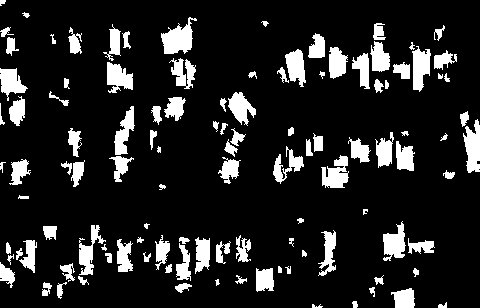
#> input picture output_results/paper_baluyan_svm/location_01_detection_mask.png, 480 x 308 px
$ python -i paper_baluyan_svm.py   (imports and definitions only)
#> lines starting #> are read from the running program, lines starting #| are printed output that depends on the picture; after the words box and inside, x2 and y2 are one past the last pixel; in counts of white or black regions, pixels touching at a corner belong together
#> further down, picture is the input picture: shape (308, 480, 3); 13.7% white; 112 white regions, largest, box (x1, y1, x2, y2) and area: (161, 17, 197, 54) 732, (463, 119, 480, 173) 621, (321, 155, 349, 188) 582
"""Replication of Baluyan et al. (2013):
'Novel Approach for Rooftop Detection Using Support Vector Machine'
Published in ISRN Machine Vision.

Key Methodology:
1. Bilateral filtering for edge-preserving noise smoothing.
2. K-means clustering (k=4) in RGB color space to produce candidate roof segments.
3. Connected-component labeling for discrete candidate region extraction.
4. 8-dimensional geometric and spectral feature vector per candidate:
   - Area (A)
   - Perimeter (P)
   - Visible Vegetation Index (VVI)
   - Solidity (S = Area / ConvexHullArea)
   - Mean Grayscale Intensity
   - Variance of Grayscale Intensity
   - Extent (Area / BoundingBoxArea)
   - Eccentricity (from fitted ellipse or central moments)
5. Pass 1: Support Vector Machine (SVM with RBF kernel) classification.
6. Pass 2: Histogram Method (rooftop intensity distribution refinement to recover
   misclassified rooftop candidates with building-like geometry).
"""

from __future__ import annotations

import cv2
import numpy as np
from scipy import ndimage
from sklearn.preprocessing import StandardScaler
from sklearn.svm import SVC

from common import run


def compute_vvi(bgr: np.ndarray) -> float:
    """Visible Vegetation Index (Eq. 1 in Baluyan 2013).
    Reference green: R0=30, G0=150, B0=30, weight W=1.
    """
    b = float(bgr[0])
    g = float(bgr[1])
    r = float(bgr[2])
    v_r = max(0.0, 1.0 - abs(r - 30.0) / (r + 30.0 + 1e-4))
    v_g = max(0.0, 1.0 - abs(g - 150.0) / (g + 150.0 + 1e-4))
    v_b = max(0.0, 1.0 - abs(b - 30.0) / (b + 30.0 + 1e-4))
    return float(v_r * v_g * v_b)


def extract_segment_features(
    image: np.ndarray, gray: np.ndarray, label_mask: np.ndarray, min_area: int = 15
) -> tuple[list[list[float]], list[np.ndarray], list[int]]:
    """Extract 8 features for each connected component in label_mask."""
    count, labels, stats, _ = cv2.connectedComponentsWithStats(label_mask.astype(np.uint8))
    h, w = label_mask.shape
    max_area = int(h * w * 0.75)

    features = []
    masks = []
    indices = []

    for idx in range(1, count):
        area = int(stats[idx, cv2.CC_STAT_AREA])
        if area < min_area or area > max_area:
            continue

        c_mask = (labels == idx).astype(np.uint8)
        cnts, _ = cv2.findContours(c_mask, cv2.RETR_EXTERNAL, cv2.CHAIN_APPROX_SIMPLE)
        if not cnts:
            continue
        cnt = cnts[0]

        perimeter = float(cv2.arcLength(cnt, True))
        if perimeter <= 0:
            continue

        hull = cv2.convexHull(cnt)
        hull_area = max(cv2.contourArea(hull), 1.0)
        solidity = float(area / hull_area)

        bw = stats[idx, cv2.CC_STAT_WIDTH]
        bh = stats[idx, cv2.CC_STAT_HEIGHT]
        extent = float(area / max(bw * bh, 1.0))

        # Pixel intensities
        pix_gray = gray[labels == idx]
        mean_int = float(np.mean(pix_gray))
        var_int = float(np.var(pix_gray))

        # Visible Vegetation Index
        mean_bgr = np.mean(image[labels == idx], axis=0)
        vvi = compute_vvi(mean_bgr)

        # Eccentricity
        if len(cnt) >= 5:
            try:
                ellipse = cv2.fitEllipse(cnt)
                (_, _), (d1, d2), _ = ellipse
                minor = min(d1, d2)
                major = max(d1, d2)
                ecc = float(np.sqrt(max(0.0, 1.0 - (minor / max(major, 1e-4)) ** 2)))
            except Exception:
                ecc = 0.5
        else:
            ecc = 0.5

        features.append([
            float(area),
            float(perimeter),
            float(vvi),
            float(solidity),
            float(mean_int),
            float(var_int),
            float(extent),
            float(ecc),
        ])
        masks.append(c_mask > 0)
        indices.append(idx)

    return features, masks, indices


def train_reference_svm() -> tuple[SVC, StandardScaler] | None:
    """Train reference SVM classifier on high-confidence structural building rules."""
    # Synthetic / representative reference patterns covering standard rooftop vs background
    # Features: [area, perimeter, vvi, solidity, mean_int, var_int, extent, ecc]
    pos_samples = [
        [150.0, 50.0, 0.05, 0.85, 140.0, 15.0, 0.70, 0.50],
        [350.0, 80.0, 0.08, 0.90, 160.0, 20.0, 0.75, 0.40],
        [800.0, 120.0, 0.02, 0.88, 110.0, 25.0, 0.65, 0.60],
        [220.0, 65.0, 0.12, 0.80, 180.0, 18.0, 0.60, 0.70],
        [500.0, 95.0, 0.04, 0.92, 130.0, 12.0, 0.78, 0.45],
        [120.0, 45.0, 0.06, 0.82, 155.0, 22.0, 0.68, 0.55],
        [600.0, 105.0, 0.03, 0.86, 125.0, 30.0, 0.62, 0.65],
    ]
    neg_samples = [
        # Vegetation / tree
        [400.0, 150.0, 0.65, 0.45, 75.0, 80.0, 0.35, 0.75],
        [180.0, 90.0, 0.72, 0.40, 60.0, 95.0, 0.30, 0.80],
        # Long narrow road / alley
        [1200.0, 500.0, 0.15, 0.25, 95.0, 40.0, 0.18, 0.98],
        [800.0, 420.0, 0.10, 0.30, 105.0, 35.0, 0.22, 0.96],
        # Tiny noisy artifacts / soil
        [20.0, 25.0, 0.20, 0.55, 80.0, 65.0, 0.40, 0.85],
        [1500.0, 650.0, 0.05, 0.22, 115.0, 55.0, 0.15, 0.99],
    ]
    X = np.array(pos_samples + neg_samples, dtype=np.float32)
    y = np.array([1] * len(pos_samples) + [0] * len(neg_samples), dtype=int)

    scaler = StandardScaler()
    X_scaled = scaler.fit_transform(X)
    svm = SVC(kernel="rbf", C=5.0, gamma="scale", probability=True, random_state=42)
    svm.fit(X_scaled, y)
    return svm, scaler


_GLOBAL_SVM, _GLOBAL_SCALER = train_reference_svm()


def detect_mask(image: np.ndarray) -> np.ndarray:
    """Execute Baluyan et al. (2013) 2-pass detection pipeline."""
    h, w = image.shape[:2]
#> h = 308; w = 480
    # 1. Bilateral filter for noise reduction while maintaining edges
    smoothed = cv2.bilateralFilter(image, d=5, sigmaColor=40, sigmaSpace=40)
    gray = cv2.cvtColor(smoothed, cv2.COLOR_BGR2GRAY)

    # 2. K-means clustering (k=4) in RGB space
    pixels = smoothed.reshape(-1, 3).astype(np.float32)
    criteria = (cv2.TERM_CRITERIA_EPS + cv2.TERM_CRITERIA_MAX_ITER, 25, 0.5)
    _, labels_flat, _ = cv2.kmeans(pixels, 4, None, criteria, 5, cv2.KMEANS_PP_CENTERS)
    cluster_labels = labels_flat.reshape(h, w)
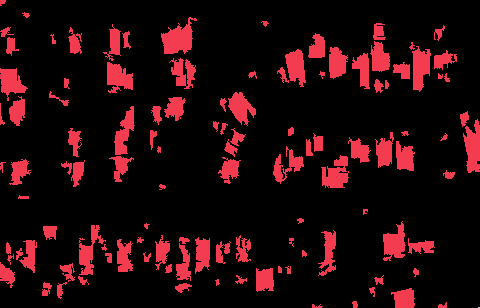
#> cluster_labels: shape (308, 480) int32; 4 distinct labels, from 0 to 3; one colour per label, 0 black

    # 3. Extract candidate segments and features
    all_features: list[list[float]] = []
    all_masks: list[np.ndarray] = []

    for c in range(4):
        c_mask = cluster_labels == c
        feats, masks, _ = extract_segment_features(smoothed, gray, c_mask, min_area=15)
        all_features.extend(feats)
        all_masks.extend(masks)
#> this loop made 4 passes
#> count in extract_segment_features on passes 1 to 2: 7, 113
#> (count in extract_segment_features, stats in extract_segment_features) on passes 3 to 4: (2, [[0, 0, 480, 308, 147839], [479, 307, 1, 1, 1]]), (2, [[0, 0, 480, 308, 147839], [478, 307, 1, 1, 1]])
#> pass 1, in extract_segment_features, `count, labels, stats, _ = cv2.connectedComponentsWithStats(label_mask...`:
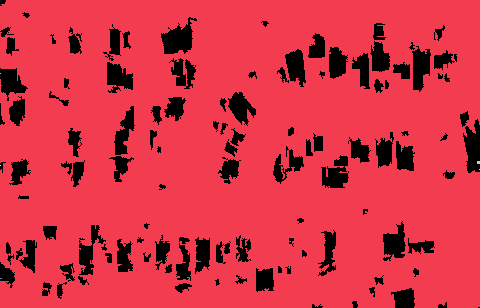
#> labels: shape (308, 480) int32; 7 distinct labels, from 0 to 6; one colour per label, 0 black
#> pass 2, in extract_segment_features (call 2), `count, labels, stats, _ = cv2.connectedComponentsWithStats(label_mask...`:
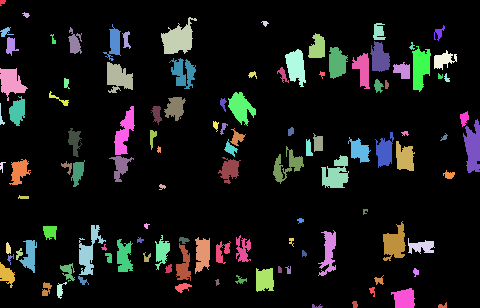
#> labels: shape (308, 480) int32; 113 distinct labels, from 0 to 112; one colour per label, 0 black
#> after the loop, all_features = 112 items; all_masks = 112 items

    if not all_features:
        return np.zeros((h, w), dtype=bool)

    X = np.array(all_features, dtype=np.float32)

    # 4. Pass 1: SVM Classification
    X_scaled = _GLOBAL_SCALER.transform(X)
    probs = _GLOBAL_SVM.predict_proba(X_scaled)[:, 1]
#> probs = 112 values, max 0.625 at index 35, min 0.397 at index 96, mean 0.556
    pass1_pred = probs >= 0.5

    # Also apply direct heuristic guard: reject strong vegetation or extreme elongation
    for i, f in enumerate(all_features):
        vvi, solidity, extent, ecc = f[2], f[3], f[6], f[7]
        if vvi > 0.35 or solidity < 0.40 or extent < 0.20 or ecc > 0.95:
            pass1_pred[i] = False
        elif solidity > 0.75 and extent > 0.50 and vvi < 0.15 and ecc < 0.88:
            pass1_pred[i] = True
#> this loop made 112 passes
#> (f, solidity, extent, ecc) on passes 1 to 9: ([25, 20.24, 0.0328, 1.32, 255, 0, 0.694, 0.933], 1.32, 0.694, 0.933), ([26, 20.73, 0.0328, 1.18, 255, 0, 0.542, 0.784], 1.18, 0.542, 0.784), ([732, 171.7, 0.0328, 0.794, 255, 0, 0.55, 0.777], 0.794, 0.55, 0.777), ([25, 20.73, 0.0328, 1.25, 255, 0, 0.521, 0.57], 1.25, 0.521, 0.57), ([155, 80.14, 0.0328, 0.893, 255, 0, 0.701, 0.678], 0.893, 0.701, 0.678), ([290, 133.5, 0.0328, 0.667, 255, 0, 0.435, 0.718], 0.667, 0.435, 0.718), ([73, 62.04, 0.0328, 0.76, 255, 0, 0.415, 0.871], 0.76, 0.415, 0.871), ([64, 52.04, 0.0328, 0.776, 255, 0, 0.457, 0.817], 0.776, 0.457, 0.817), ([215, 111.2, 0.0328, 0.775, 255, 0, 0.569, 0.843], 0.775, 0.569, 0.843)
#> (solidity, extent, ecc) on passes 61, 62, 66, 67, 68, 69: (0.781, 0.525, 0.582), (0.779, 0.558, 0.707), (0.992, 0.602, 0.719), (1.11, 0.619, 0.652), (1.31, 0.727, 0.768), (1.21, 0.667, 0.57)

    # 5. Pass 2: Histogram Method (intensity distribution refinement)
    # Collect intensities of rooftops detected in Pass 1
    detected_intensities = [
        all_features[i][4] for i in range(len(all_features)) if pass1_pred[i]
    ]
#> detected_intensities = 107 values from 255 to 255

    pass2_pred = np.array(pass1_pred, copy=True)
    if detected_intensities:
        hist_min = np.percentile(detected_intensities, 5)
#> hist_min = 255
        hist_max = np.percentile(detected_intensities, 95)
#> hist_max = 255

        for i, f in enumerate(all_features):
            if pass2_pred[i]:
                continue
            mean_int = f[4]
            vvi, solidity, extent, ecc = f[2], f[3], f[6], f[7]
            # Check if intensity falls within true rooftop histogram bounds
            # AND geometry matches compact rectangular shape
            if hist_min <= mean_int <= hist_max:
                if solidity >= 0.65 and extent >= 0.35 and vvi < 0.20 and ecc <= 0.88:
                    pass2_pred[i] = True
#> this loop made 112 passes
#> f on passes 2 to 13: [26, 20.73, 0.0328, 1.18, 255, 0, 0.542, 0.784], [732, 171.7, 0.0328, 0.794, 255, 0, 0.55, 0.777], [25, 20.73, 0.0328, 1.25, 255, 0, 0.521, 0.57], [155, 80.14, 0.0328, 0.893, 255, 0, 0.701, 0.678], [290, 133.5, 0.0328, 0.667, 255, 0, 0.435, 0.718], [73, 62.04, 0.0328, 0.76, 255, 0, 0.415, 0.871], [64, 52.04, 0.0328, 0.776, 255, 0, 0.457, 0.817], [215, 111.2, 0.0328, 0.775, 255, 0, 0.569, 0.843], [84, 51.21, 0.0328, 0.764, 255, 0, 0.519, 0.757], [311, 82.87, 0.0328, 0.983, 255, 0, 0.732, 0.893], [28, 27.9, 0.0328, 0.918, 255, 0, 0.467, 0.846], [132, 58.97, 0.0328, 0.843, 255, 0, 0.534, 0.548]
#> (f, solidity, extent, ecc) on passes 1, 33, 38, 39: ([25, 20.24, 0.0328, 1.32, 255, 0, 0.694, 0.933], 1.32, 0.694, 0.933), ([71, 60.87, 0.0328, 0.58, 255, 0, 0.237, 0.868], 0.58, 0.237, 0.868), ([39, 48.49, 0.0328, 0.857, 255, 0, 0.355, 0.225], 0.857, 0.355, 0.225), ([509, 148.3, 0.0328, 0.817, 255, 0, 0.495, 0.96], 0.817, 0.495, 0.96)

    # 6. Assemble final binary mask
    building_mask = np.zeros((h, w), dtype=bool)
    for i in range(len(all_masks)):
        if pass2_pred[i]:
            building_mask |= all_masks[i]
#> this loop made 112 passes
#> pass 2, in detect_mask, `building_mask |= all_masks[i]`:
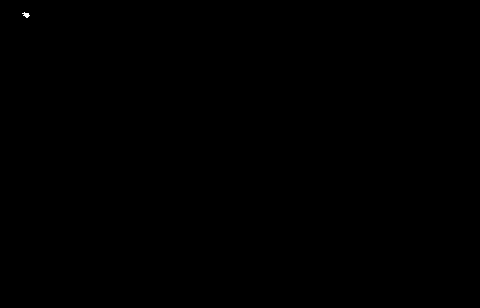
#> building_mask: shape (308, 480) bool; 0.02% white; 1 white region, box (x1, y1, x2, y2) and area: (22, 12, 30, 18) 26
#> pass 3, in detect_mask, `building_mask |= all_masks[i]`:
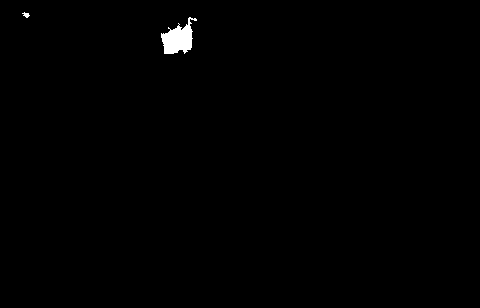
#> building_mask: shape (308, 480) bool; 0.51% white; 2 white regions, box (x1, y1, x2, y2) and area: (161, 17, 197, 54) 732, (22, 12, 30, 18) 26
#> after the loop:
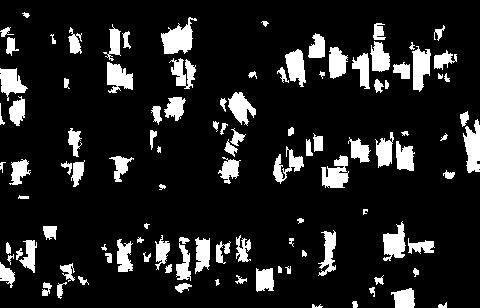
#> building_mask: shape (308, 480) bool; 12.9% white; 108 white regions, largest, box (x1, y1, x2, y2) and area: (161, 17, 197, 54) 732, (463, 119, 480, 173) 621, (321, 155, 349, 188) 582

    # Fill small interior holes and clean
    building_mask = ndimage.binary_fill_holes(building_mask)
    count, components, stats, _ = cv2.connectedComponentsWithStats(
        building_mask.astype(np.uint8)
    )
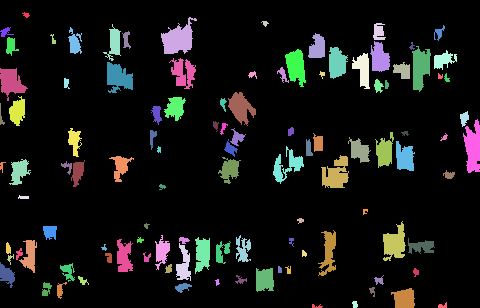
#> components: shape (308, 480) int32; 109 distinct labels, from 0 to 108; one colour per label, 0 black
#> count = 109; stats = 109 rows, first 6: [0, 0, 480, 308, 128794], [22, 12, 8, 6, 26], [161, 17, 36, 37, 732], [261, 21, 8, 6, 25], [373, 23, 13, 17, 155], [103, 24, 18, 37, 290]
    result = np.zeros((h, w), dtype=bool)
    for index in range(1, count):
        area = stats[index, cv2.CC_STAT_AREA]
        if area >= 20:
            result[components == index] = True
#> this loop made 108 passes
#> area on passes 1 to 12: 26, 732, 25, 155, 290, 73, 64, 215, 84, 311, 28, 132

    return result


# [2 lines not run here, left out]

>>> import cv2
>>> picture = cv2.imread('../../../output_results/paper_baluyan_svm/location_01_detection_mask.png')
>>> result = detect_mask(picture)

$ run again, on output_results/paper_baluyan_svm/location_05_detection_mask.png
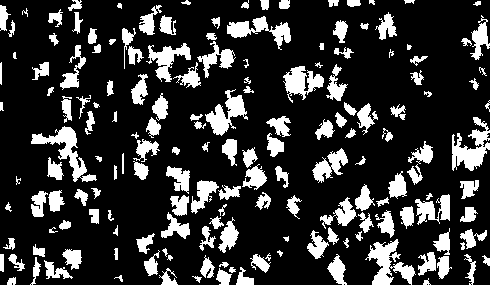
#> input picture output_results/paper_baluyan_svm/location_05_detection_mask.png, 490 x 285 px
#> picture is the input picture: shape (285, 490, 3); 20.4% white; 169 white regions, largest, box (x1, y1, x2, y2) and area: (365, 239, 416, 285) 1031, (452, 117, 490, 171) 1005, (31, 126, 97, 182) 1003
#> cluster_labels: shape (285, 490) int32; 4 distinct labels, from 0 to 3
#> the loop in detect_mask, `for c in range(4):` made 4 passes
#> (count in extract_segment_features, stats in extract_segment_features) on passes 3 to 4: (2, [[0, 0, 490, 285, 139649], [489, 284, 1, 1, 1]]), (2, [[0, 0, 490, 285, 139649], [488, 284, 1, 1, 1]])
#> pass 1, in extract_segment_features, `count, labels, stats, _ = cv2.connectedComponentsWithStats(label_mask...`:
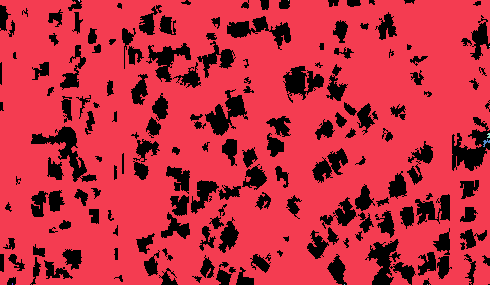
#> labels: shape (285, 490) int32; 10 distinct labels, from 0 to 9; one colour per label, 0 black
#> after the loop in detect_mask, `for c in range(4):`: all_features = 170 items
#> probs = 170 values, max 0.625 at index 102, min 0.322 at index 89, mean 0.549
#> the loop in detect_mask, `for i, f in enumerate(all_features):` made 170 passes
#> (f, vvi, solidity, extent, ecc) on passes 2 to 4: ([86, 55.7, 0.0328, 0.835, 255, 0, 0.558, 0.62], 0.0328, 0.835, 0.558, 0.62), ([28, 21.9, 0.0328, 1.19, 255, 0, 0.56, 0.893], 0.0328, 1.19, 0.56, 0.893), ([41, 29.56, 0.0328, 1.09, 255, 0, 0.569, 0.675], 0.0328, 1.09, 0.569, 0.675)
#> detected_intensities = 155 values from 255 to 255
#> hist_min = 255
#> the loop in detect_mask, `for i, f in enumerate(all_features):` made 170 passes
#> f on passes 2 to 4: [86, 55.7, 0.0328, 0.835, 255, 0, 0.558, 0.62], [28, 21.9, 0.0328, 1.19, 255, 0, 0.56, 0.893], [41, 29.56, 0.0328, 1.09, 255, 0, 0.569, 0.675]
#> in detect_mask, `count, components, stats, _ = cv2.connectedComponentsWithStats( buildi..`:
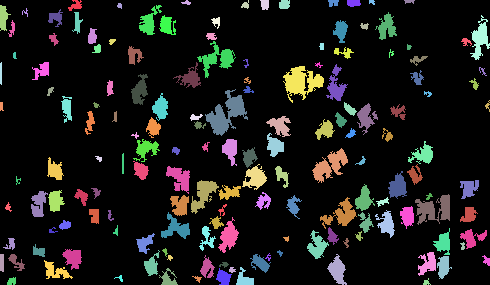
#> components: shape (285, 490) int32; 157 distinct labels, from 0 to 156; one colour per label, 0 black
#> in detect_mask, `count, components, stats, _ = cv2.connectedComponentsWithStats( buildi..`: count = 157; stats = 157 rows, first 6: [0, 0, 490, 285, 116756], [68, 0, 14, 11, 86], [181, 0, 10, 5, 28], [241, 0, 8, 9, 41], [260, 0, 9, 10, 75], [279, 0, 11, 9, 89]
#> the loop in detect_mask, `for index in range(1, count):` made 156 passes
#> area on passes 1 to 3: 86, 28, 41

$ run again, on output_results/paper_baluyan_svm/location_06_detection_mask.png
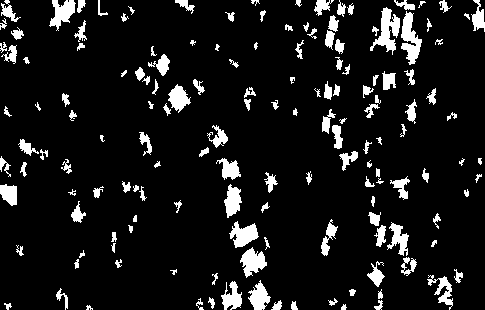
#> input picture output_results/paper_baluyan_svm/location_06_detection_mask.png, 485 x 310 px
#> picture is the input picture: shape (310, 485, 3); 9.5% white; 153 white regions, largest, box (x1, y1, x2, y2) and area: (370, 7, 400, 55) 625, (401, 11, 422, 65) 595, (240, 247, 267, 278) 468
#> cluster_labels: shape (310, 485) int32; 4 distinct labels, from 0 to 3
#> the loop in detect_mask, `for c in range(4):` made 4 passes
#> count in extract_segment_features on passes 1 to 2: 13, 154
#> pass 1, in extract_segment_features, `count, labels, stats, _ = cv2.connectedComponentsWithStats(label_mask...`:
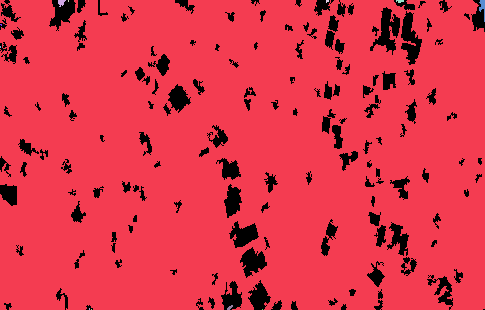
#> labels: shape (310, 485) int32; 13 distinct labels, from 0 to 12; one colour per label, 0 black
#> after the loop in detect_mask, `for c in range(4):`: all_features = 157 items
#> probs = 157 values, max 0.62 at index 53, min 0.29 at index 2, mean 0.543
#> the loop in detect_mask, `for i, f in enumerate(all_features):` made 157 passes
#> (f, vvi, solidity, extent, ecc) on passes 5 to 7: ([170, 109.9, 0.0328, 0.683, 255, 0, 0.386, 0.734], 0.0328, 0.683, 0.386, 0.734), ([446, 135.1, 0.0328, 0.754, 255, 0, 0.533, 0.675], 0.0328, 0.754, 0.533, 0.675), ([73, 38.14, 0.0328, 1.07, 255, 0, 0.624, 0.895], 0.0328, 1.07, 0.624, 0.895)
#> detected_intensities = 147 values from 255 to 255
#> hist_min = 255
#> the loop in detect_mask, `for i, f in enumerate(all_features):` made 157 passes
#> f on passes 5 to 7: [170, 109.9, 0.0328, 0.683, 255, 0, 0.386, 0.734], [446, 135.1, 0.0328, 0.754, 255, 0, 0.533, 0.675], [73, 38.14, 0.0328, 1.07, 255, 0, 0.624, 0.895]
#> in detect_mask, `count, components, stats, _ = cv2.connectedComponentsWithStats( buildi..`:
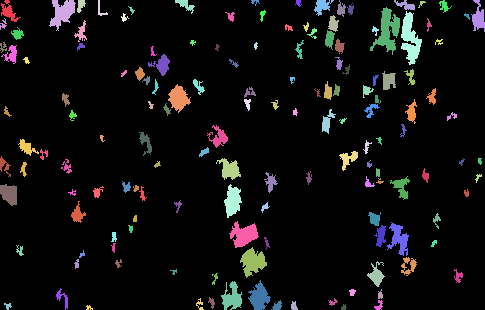
#> components: shape (310, 485) int32; 149 distinct labels, from 0 to 148; one colour per label, 0 black
#> in detect_mask, `count, components, stats, _ = cv2.connectedComponentsWithStats( buildi..`: count = 149; stats = 149 rows, first 6: [0, 0, 485, 310, 136915], [1, 0, 20, 22, 170], [49, 0, 27, 31, 446], [77, 0, 9, 13, 73], [98, 0, 10, 16, 49], [175, 0, 20, 14, 112]
#> the loop in detect_mask, `for index in range(1, count):` made 148 passes
#> area on passes 1 to 8: 170, 446, 73, 49, 112, 25, 28, 163

$ run again, on output_results/paper_baluyan_svm/location_07_detection_mask.png
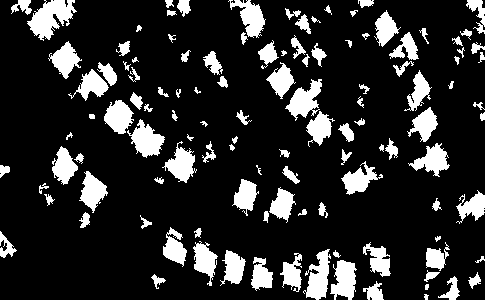
#> input picture output_results/paper_baluyan_svm/location_07_detection_mask.png, 485 x 300 px
#> picture is the input picture: shape (300, 485, 3); 16.7% white; 117 white regions, largest, box (x1, y1, x2, y2) and area: (27, 0, 77, 41) 1097, (303, 249, 331, 300) 785, (285, 79, 322, 121) 762
#> cluster_labels: shape (300, 485) int32; 4 distinct labels, from 0 to 3
#> the loop in detect_mask, `for c in range(4):` made 4 passes
#> count in extract_segment_features on passes 1 to 2: 16, 118
#> after the loop in detect_mask, `for c in range(4):`: all_features = 120 items
#> probs = 120 values, max 0.618 at index 27, min 0.331 at index 1, mean 0.55
#> the loop in detect_mask, `for i, f in enumerate(all_features):` made 120 passes
#> (f, vvi, solidity, extent, ecc) on passes 4 to 8: ([178, 90.67, 0.0328, 0.749, 255, 0, 0.565, 0.643], 0.0328, 0.749, 0.565, 0.643), ([1097, 296.4, 0.0328, 0.813, 255, 0, 0.535, 0.814], 0.0328, 0.813, 0.535, 0.814), ([47, 31.56, 0.0328, 1, 255, 0, 0.653, 0.749], 0.0328, 1, 0.653, 0.749), ([152, 57.46, 0.0328, 0.99, 255, 0, 0.639, 0.718], 0.0328, 0.99, 0.639, 0.718), ([694, 212.7, 0.0328, 0.782, 255, 0, 0.481, 0.8], 0.0328, 0.782, 0.481, 0.8)
#> detected_intensities = 118 values from 0 to 255
#> hist_min = 255
#> the loop in detect_mask, `for i, f in enumerate(all_features):` made 120 passes
#> f on passes 2 to 9: [41, 34.97, 7.41e-18, 0.953, 0, 0, 0.532, 0.806], [49, 29.66, 7.41e-18, 1.26, 0, 0, 0.681, 0.812], [178, 90.67, 0.0328, 0.749, 255, 0, 0.565, 0.643], [1097, 296.4, 0.0328, 0.813, 255, 0, 0.535, 0.814], [47, 31.56, 0.0328, 1, 255, 0, 0.653, 0.749], [152, 57.46, 0.0328, 0.99, 255, 0, 0.639, 0.718], [694, 212.7, 0.0328, 0.782, 255, 0, 0.481, 0.8], [89, 51.21, 0.0328, 1.02, 255, 0, 0.695, 0.82]
#> the loop in detect_mask, `for i in range(len(all_masks)):` made 120 passes
#> in detect_mask, `count, components, stats, _ = cv2.connectedComponentsWithStats( buildi..`:
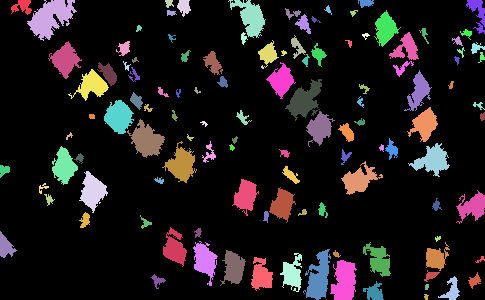
#> components: shape (300, 485) int32; 117 distinct labels, from 0 to 116; one colour per label, 0 black
#> in detect_mask, `count, components, stats, _ = cv2.connectedComponentsWithStats( buildi..`: count = 117; stats = 117 rows, first 6: [0, 0, 485, 300, 121198], [11, 0, 21, 15, 178], [27, 0, 50, 41, 1097], [165, 0, 9, 8, 47], [177, 0, 14, 17, 152], [228, 0, 38, 38, 694]
#> the loop in detect_mask, `for index in range(1, count):` made 116 passes
#> area on passes 1 to 8: 178, 1097, 47, 152, 694, 89, 281, 31
